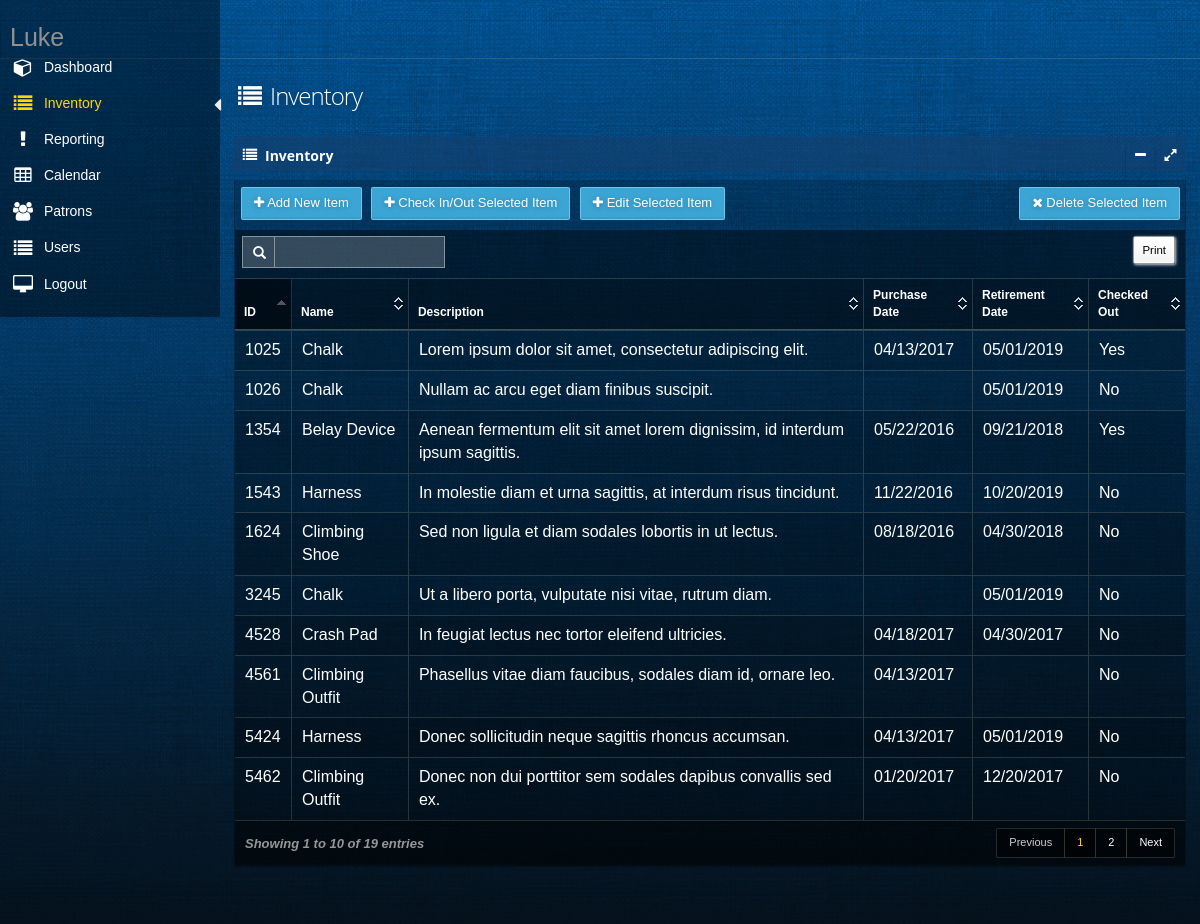
Page /inventory (signed in) on the committed database.
### tables this page shows
CREATE TABLE "Inventory" (
	`Id`	TEXT NOT NULL UNIQUE,
	`Name`	TEXT NOT NULL,
	`Description`	TEXT,
	`PurchaseDate`	TEXT,
	`RetirementDate`	TEXT,
	`IsCheckOut`	REAL NOT NULL
);

### app.py (the view)
@app.route('/inventory')
def inventory():
    logMessage('inventory')
    return inventoryModule.inventory()

### app.py (called while the page is built)
def logMessage(log):
    currentTime = datetime.now(pytz.timezone('US/Central'))
    with open("debugLog.txt", "a") as logFile:
        print(str(request.environ['REMOTE_ADDR']) + '- {:%Y-%m-%d %H:%M:%S}'.format(datetime.now(pytz.timezone('US/Central'))) + ': ' + str(log) + '\n')
        logFile.write(str(request.environ['REMOTE_ADDR']) + '- {:%Y-%m-%d %H:%M:%S}'.format(datetime.now(pytz.timezone('US/Central'))) + ': ' + str(log) + '\n')

### databaseFunctions.py (called while the page is built)
def getAllInventoryIds():
    with engine.connect() as connection:
        sqlText = text("SELECT Id FROM Inventory ORDER by Name, Id")
        result = engine.execute(sqlText)
        ids = []
        for row in result:
            ids.append(row[0])
        if not ids:
            return None
        else:
            return ids

def getAllInventoryNames():
    with engine.connect() as connection:
        sqlText = text("SELECT Name FROM Inventory ORDER by Name, Id")
        result = engine.execute(sqlText)
        names = []
        for row in result:
            names.append(row[0])
        if not names:
            return None
        else:
            return names

def getAllInventoryDescriptions():
    with engine.connect() as connection:
        sqlText = text("SELECT Description FROM Inventory ORDER by Name, Id")
        result = engine.execute(sqlText)
        descriptions = []
        for row in result:
            descriptions.append(row[0])
        if not descriptions:
            return None
        else:
            return descriptions

def getAllInventoryPurchaseDates():
    with engine.connect() as connection:
        sqlText = text("SELECT PurchaseDate FROM Inventory ORDER by Name, Id")
        result = engine.execute(sqlText)
        purchaseDates = []
        for row in result:
            purchaseDates.append(row[0])
        if not purchaseDates:
            return None
        else:
            return purchaseDates

def getAllInventoryRetirementDates():
    with engine.connect() as connection:
        sqlText = text("SELECT RetirementDate FROM Inventory ORDER by Name, Id")
        result = engine.execute(sqlText)
        retirementDates = []
        for row in result:
            retirementDates.append(row[0])
        if not retirementDates:
            return None
        else:
            return retirementDates

### templates/inventory.html (shortened to what this page needs)
﻿{% extends "layout.html" %}
{% block body %}
<div id="main" role="main">
    <div id="content">
        <div class="row">
            <div class="col-xs-12 col-sm-7 col-md-7 col-lg-4">
                <h1 class="page-title txt-color-blueDark">
                    <i class="fa-fw fa fa-list"></i>
                    Inventory
                </h1>
            </div>
        </div>
        <section id="widget-grid" class="">
            <div class="row">
                <article class="col-xs-12 col-sm-12 col-md-12 col-lg-12">
                    <div class="jarviswidget jarviswidget-color-blueDark" id="wid-id-1" data-widget-editbutton="false" data-widget-colorbutton="false" data-widget-deletebutton="false">
                        <header style="padding-top:10px">
                            <span class="widget-icon"> <i class="fa fa-list"></i> </span>
                            <h2 style="line-height:15px"><strong>Inventory</strong></h2>
                        </header>
                        <div>
                            <div class="widget-body no-padding">
                                <div style="padding-bottom:10px; padding-right: 5px; padding-top: 7px;">
                                    <button class="btn btn-primary" style="margin-left:6px;" data-toggle="modal" data-target="#myModal">
                                        <i class="fa fa-plus"></i> <span class="hidden-mobile">Add New Item</span>
                                    </button>
                                    <button class="btn btn-primary" id="checkOutInventoryItem" style="margin-left:6px;">
                                        <i class="fa fa-plus"></i> <span class="hidden-mobile">Check In/Out Selected Item</span>
                                    </button>
                                    <button class="btn btn-primary" id="editInventoryItem" style="margin-left:6px;" data-target="#editModal">
                                        <i class="fa fa-plus"></i> <span class="hidden-mobile">Edit Selected Item</span>
                                    </button>
                                    <button class="btn btn-primary" style="margin-left:6px; float:right" id="deleteButton">
                                        <i class="fa fa-times"></i> <span class="hidden-mobile">Delete Selected Item</span>
                                    </button>
                                </div>
                                <table id="datatable" class="table table-striped table-bordered table-hover">
                                    <thead>
                                        <tr>
                                            <th data-hide="phone">ID</th>
                                            <th data-class="expand">Name</th>
                                            <th data-hide="phone">Description</th>
                                            <th data-hide="phone,tablet">Purchase Date</th>
                                            <th data-hide="phone,tablet">Retirement Date</th>
                                            <th data-hide="phone,tablet">Checked Out</th>
                                        </tr>
                                    </thead>
                                    <tbody>
                                        {% for row in inventoryTable %}
                                        <tr id="tr">
                                            <td>{{ row['id'] }}</td>
                                            <td>{{ row['name'] }}</td>
                                            <td>{{ row['description'] }}</td>
                                            <td>{{ row['purchaseDate'] }}</td>
                                            <td>{{ row['retirementDate'] }}</td>
                                            {% if row['checkOutStatus'] == 'False' %}
                                            <td>No</td>
                                            {% else %}
                                            <td>Yes</td>
                                            {% endif %}
                                        </tr>
                                        {% endfor %}
                                    </tbody>
                                </table>
                            </div>
                        </div>
                    </div>
                </article>
            </div>
        </section>
    </div>
</div>
    {% endblock %}

### static/css/styles.css (style rules this page uses)
body { width:100%; height:100% }

### static/css/signature-pad.css (style rules this page uses)
body { font-family: Helvetica, Sans-Serif; -moz-user-select: none; -webkit-user-select: none; -ms-user-select: none; }

### rows in the picture
Inventory: id "1354", name "Belay Device", description "Aenean fermentum elit sit amet lorem dignissim, id interdum ipsum sagittis.", purchaseDate "05/22/2016", retirementDate "09/21/2018"
Inventory: id "1025", name "Chalk", description "Lorem ipsum dolor sit amet, consectetur adipiscing elit.", purchaseDate "04/13/2017", retirementDate "05/01/2019"
Inventory: id "1026", name "Chalk", description "Nullam ac arcu eget diam finibus suscipit.", retirementDate "05/01/2019"
Inventory: id "3245", name "Chalk", description "Ut a libero porta, vulputate nisi vitae, rutrum diam.", retirementDate "05/01/2019"
Inventory: id "4561", name "Climbing Outfit", description "Phasellus vitae diam faucibus, sodales diam id, ornare leo.", purchaseDate "04/13/2017"
Inventory: id "5462", name "Climbing Outfit", description "Donec non dui porttitor sem sodales dapibus convallis sed ex.", purchaseDate "01/20/2017", retirementDate "12/20/2017"
Inventory: id "1624", name "Climbing Shoe", description "Sed non ligula et diam sodales lobortis in ut lectus.", purchaseDate "08/18/2016", retirementDate "04/30/2018"
Inventory: id "4528", name "Crash Pad", description "In feugiat lectus nec tortor eleifend ultricies.", purchaseDate "04/18/2017", retirementDate "04/30/2017"
Inventory: id "1543", name "Harness", description "In molestie diam et urna sagittis, at interdum risus tincidunt.", purchaseDate "11/22/2016", retirementDate "10/20/2019"
Inventory: id "5424", name "Harness", description "Donec sollicitudin neque sagittis rhoncus accumsan.", purchaseDate "04/13/2017", retirementDate "05/01/2019"

### other values in the picture
{{ session['currentUserFirstName'] }} "Luke"
